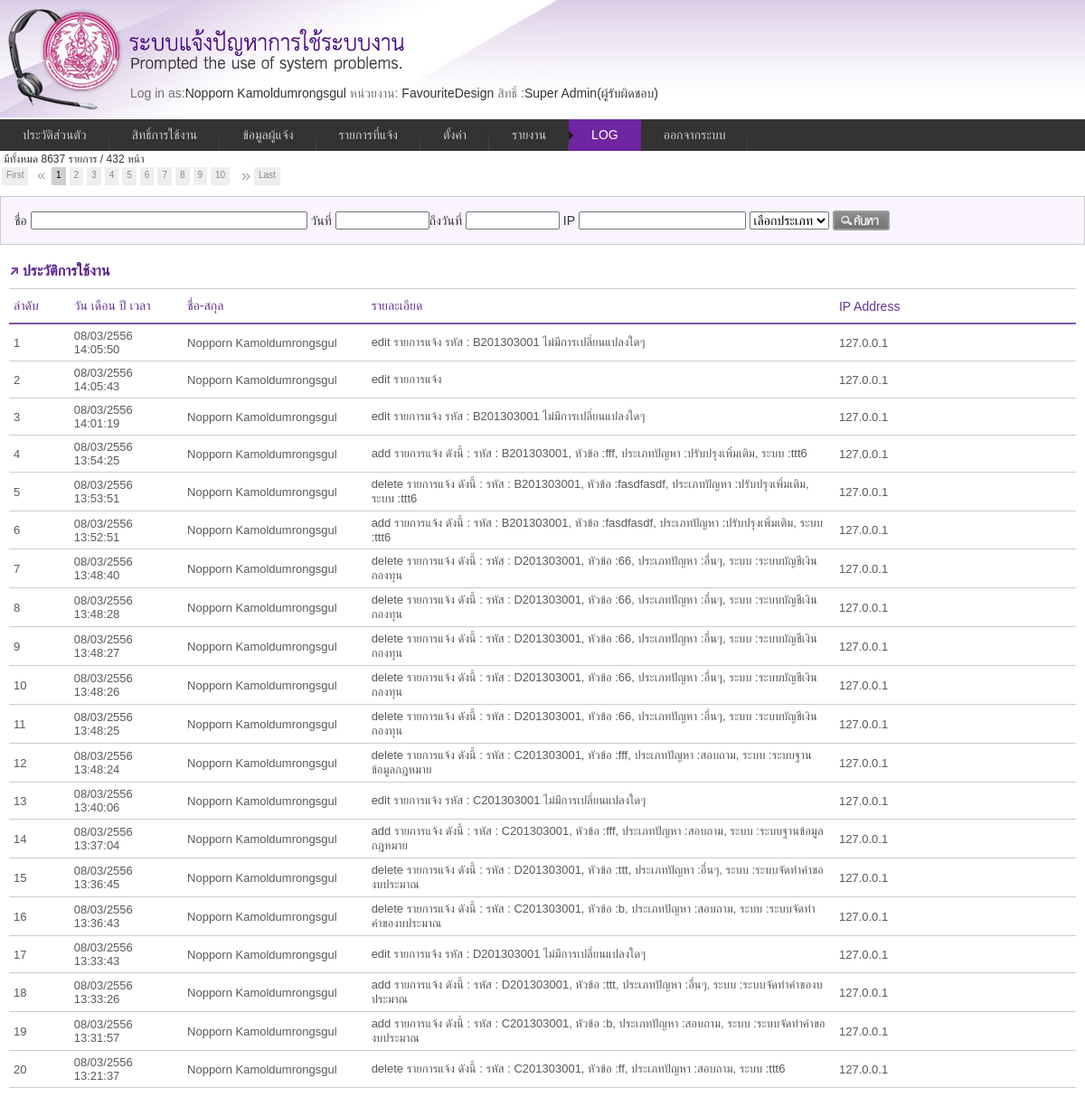
The app's page /logfile.php (signed in) with its own data.
### tables this page shows
CREATE TABLE `informent` (
  `ID` int(11) NOT NULL auto_increment,
  `Code` varchar(10) default NULL,
  `Name` varchar(50) default NULL,
  `lastname` varchar(50) default NULL,
  `usertypeid` int(11) default NULL,
  `UserGroupID` int(11) default NULL,
  `DepartmentID` int(11) default NULL,
  `DivisionID` int(11) default NULL,
  `GroupID` int(11) default NULL,
  `HumanType` int(11) default NULL,
  `IdCard` varchar(17) default NULL,
  `Tel` varchar(11) default NULL,
  `Email` varchar(255) default NULL,
  `Password` varchar(50) default NULL,
  `DateRegister` datetime default NULL,
  PRIMARY KEY  (`ID`)
);

CREATE TABLE `usergroup` (
  `ID` int(10) NOT NULL auto_increment,
  `Code` varchar(10) default NULL,
  `UserGroupName` varchar(50) default NULL,
  `UserDate` date default NULL,
  `CanAccessAll` char(10) default NULL,
  `level` char(1) default NULL,
  PRIMARY KEY  (`ID`)
);

### include/function.php (called while the page is built, shortened)
<?php
function GetData($tablename, $id)
{
    if($id!='' && $tablename !='')
    {
      $result = mysql_query("SELECT * FROM ".$tablename." WHERE ID=".$id) or die("Error".mysql_error());
      $row = mysql_fetch_array($result);
    }
    return @$row;
}
function GetUserType($id){
	 $type=array("","ผู้รับผิดชอบ","ผู้ประสานงาน ","เจ้าของระบบ","ผู้ใช้งาน");
	 return $type[$id];
}
?>

### include/class_userlogin.php (called while the page is built, shortened)
<?php
class UserLogin{
 function GetPermission($pm_code)
 {
	$sql="select * from usergroup_permission where usergroupid=".$_SESSION["usergroupid"]." and code=".$pm_code;
	$result=mysql_query($sql)or die('Invalid query: ' . mysql_error());
	if($result){
		$item=mysql_fetch_assoc($result);
	}else{ $item="";}
	return $item;
 }
}
?>

### _menu.php (the view, shortened to what this page needs)
<?
$currentUser = GetData("informent",$_SESSION['id']);
$group = GetData("usergroup",$_SESSION["usergroupid"]);
$agen=GetAgencie($_SESSION["id"]);
?>
<?
	$tmp = explode("/",$_SERVER['SCRIPT_NAME']);
		 $page_name = trim($tmp[count($tmp)-1]);
		$active_1_list = array('profile.php');
		$active_2_list = array('usergroup.php');
		$active_3_list = array('user.php');
		$active_4_list = array('request_list.php');
		$active_5_list = array('setting.php');
		$active_6_list = array('report.php');
		$active_7_list = array('logfile.php');
		if (in_array($page_name, $active_1_list))$m1_class = "current";	else	$m1_class = "";
		if (in_array($page_name, $active_2_list))$m2_class = "current";	else 	$m2_class = "";
		if (in_array($page_name, $active_3_list))$m3_class = "current";	else	$m3_class = "";
		if (in_array($page_name, $active_4_list))$m4_class = "current";	else	$m4_class = "";
		if (in_array($page_name, $active_5_list))$m5_class = "current";	else	$m5_class = "";
		if (in_array($page_name, $active_6_list))$m6_class = "current";	else	$m6_class = "";
		if (in_array($page_name, $active_7_list))$m7_class = "current";	else	$m7_class = "";
?>
<div id="head">
<div style="padding:95px 0 0 144px;">
<span class="gray">Log in as:</span><?php echo $currentUser['Name']." ".$currentUser['lastname'];?>
<span class="gray"> หน่วยงาน:</span>
<?php  if($_SESSION["usergroupid"]=="2"){
			$agen="FavouriteDesign";
		}
			echo $agen;
?>
<?php
$pm =new UserLogin();
    $item_1=$pm->GetPermission(1);
	$item_2=$pm->GetPermission(2);
	$item_3=$pm->GetPermission(3);
	$item_4=$pm->GetPermission(4);
	$item_5=$pm->GetPermission(5);
	$item_6=$pm->GetPermission(6);
	$item_7=$pm->GetPermission(7);
    $item_8=$pm->GetPermission(8);
	$item_10=$pm->GetPermission(10);
    $item_9=$pm->GetPermission(9);
	$item_11=$pm->GetPermission(11);
?>
<span class="gray"> สิทธิ์ :</span><?php echo $group['UserGroupName']; ?>(<?php echo GetUserType($_SESSION["usertype"]); ?>)</div>
</div>
<div class="menu">
		<ul>
			<li><a href="profile.php"  class="<?=$m1_class;?>">ประวัติส่วนตัว</a></li>
			<?php if($item_9['CanView']=="1"){ ?>
            <li><a href="usergroup.php"  class="<?=$m2_class;?>">สิทธิ์การใช้งาน</a></li>
			<?php } ?>
			<?php if($item_8['CanView']=="1"){ ?>
            <li><a href="user.php"  class="<?=$m3_class;?>">ข้อมูลผู้แจ้ง</a></li>
			<?php } ?>
			<li><a href="request_list.php" id="current"  class="<?=$m4_class;?>">รายการที่แจ้ง</a></li>
			 <?php
			 if($item_1['CanView']=="1" || $item_2['CanView']=="1" || $item_3['CanView']=="1" || $item_4['CanView']=="1" || $item_5['CanView']=="1" || $item_6['CanView']=="1" || $item_7['CanView']=="1"){ ?>
            <li><a href="#" class="<?=$m5_class;?>">ตั้งค่า</a>
          </li>
          <?php } ?>
		  	<?php if($item_10['CanView']=="1"){ ?>
            <li><a href="#" class="<?=$m6_class;?>">รายงาน</a>
            </li>
			<?php } ?>
			<?php
				if($item_11['CanView']=="1"){
				 ?>
            <li><a href="logfile.php" class="<?=$m7_class;?>">LOG</a></li>
			<?php } ?>
            <li><a href="#" onclick="ConfirmLogout();">ออกจากระบบ</a></li>
		</ul>
	</div>

### css/style.css (style rules this page uses)
html,body { font-family:Tahoma, Geneva, sans-serif; font-size:14px; color:#333; background:url(../images/bg_head.jpg) repeat-x; }
#head { background:url(../images/head.jpg) no-repeat; height:132px; }

### css/other.css (style rules this page uses)
.gray { color:#707070 }

### css/menu_style.css (style rules this page uses)
.menu { border:none; border:0px; margin:0px; padding:0px; font: 67.5% "Lucida Sans Unicode", "Bitstream Vera Sans", "Trebuchet Unicode MS", "Lucida Grande", Verdana, Helvetica, sans-serif; font-size:14px; font-weight:bold; }
.menu ul { background:#333; height:35px; list-style:none; margin:0; padding:0; }
.menu li { float:left; padding:0px; }
.menu li a { background:#333 url("../images/seperator.gif") bottom right no-repeat; color:#cccccc; display:block; font-weight:normal; line-height:35px; margin:0px; padding:0px 25px; text-align:center; text-decoration:none; }
.menu .current { background:#7025a2 url('../images/hover_sub.gif') center left no-repeat; border:0px; color:#FFF; text-decoration:none; }

### records on screen
informent: Name "Nopporn", lastname "Kamoldumrongsgul"
usergroup: UserGroupName "Super Admin"

### other values on screen
$agen "FavouriteDesign"
GetUserType($_SESSION["usertype"]) "ผู้รับผิดชอบ"
$num_rows "8637"
$num_pages "432"
GetThaiDate($item['dates'],1,1) "08/03/2556 14:05:50"
GetUser($item['userid'],'user') "Nopporn Kamoldumrongsgul"
$item['detail'] "edit รายการแจ้ง รหัส : B201303001 ไม่มีการเปลี่ยนแปลงใดๆ"
$item['ipaddress'] "127.0.0.1"
GetThaiDate($item['dates'],1,1) "08/03/2556 14:05:43"
$item['detail'] "edit รายการแจ้ง"
GetThaiDate($item['dates'],1,1) "08/03/2556 14:01:19"
GetThaiDate($item['dates'],1,1) "08/03/2556 13:54:25"
$item['detail'] "add รายการแจ้ง ดังนี้ : รหัส : B201303001, หัวข้อ :fff, ประเภทปัญหา :ปรับปรุงเพิ่มเติม, ระบบ :ttt6"
GetThaiDate($item['dates'],1,1) "08/03/2556 13:53:51"
$item['detail'] "delete รายการแจ้ง ดังนี้ : รหัส : B201303001, หัวข้อ :fasdfasdf, ประเภทปัญหา :ปรับปรุงเพิ่มเติม, ระบบ :ttt6"
